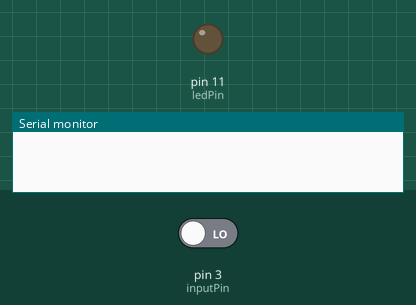
Simulated run of this sketch. Board: Arduino Uno, built with avr-gcc and run on an emulated ATmega328P. On the bench: output pins drawn as LEDs (lit = HIGH), the last lines printed to the serial monitor. The test bench sets the inputs (shaded band); at power-on: pin 3 (inputPin) LOW.

Above: at 1.2 s.
1.3 s: pin 3 (inputPin) driven HIGH
At 2.1 s:
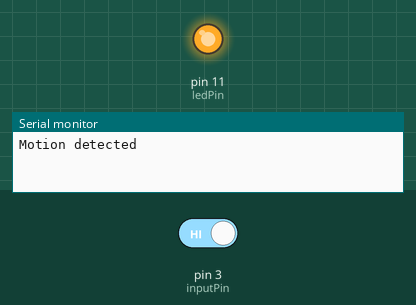
2.8 s: pin 3 (inputPin) driven LOW
At 3.2 s:
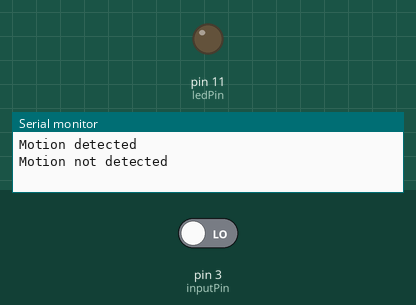
Timing chart, 0 to 5.8 s (numbered marks = the images above; inputs shaded):
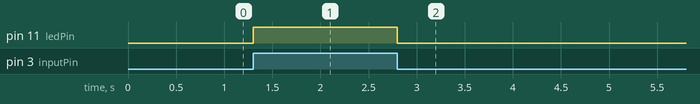

Measured:
- after the input at 1.3 s, pin 11 (ledPin): LOW → HIGH at once
- after the input at 2.8 s, pin 11 (ledPin): HIGH → LOW at once

The sketch:

TASK_1.2P.ino
```cpp
// Define the input pin connected to the PIR senosr
const int inputPin = 3;

// Define the output pin connected to the LED
const int ledPin = 11;

// Variable to store the state of the PIR sensor
volatile int pirState = LOW;

void setup() {

  // Set the inputPin as INPUT
  pinMode(inputPin, INPUT);

  // Set the ledPin as OUTPUT
  pinMode(ledPin, OUTPUT);

  //Attach an interrupt to the inputPin which will trigger the MotionDetector_ISR when its state changes.
  attachInterrupt(digitalPinToInterrupt(inputPin),MotionDetector_ISR, CHANGE);

  // Intialize the serial communication at 9600 baud rate
  Serial.begin(9600);

}

void loop() {
 }

  // Interrupt service routine
void MotionDetector_ISR()
{
  // Reads the state of the PIR senor
  pirState = digitalRead(inputPin);

   if(pirState == HIGH)
  {
    Serial.println("Motion detected");
  }
  else
  {
    Serial.println("Motion not detected");
  }

  // Set the ledPin to the same state as the PIR sensor
  digitalWrite(ledPin, pirState);
}
```
